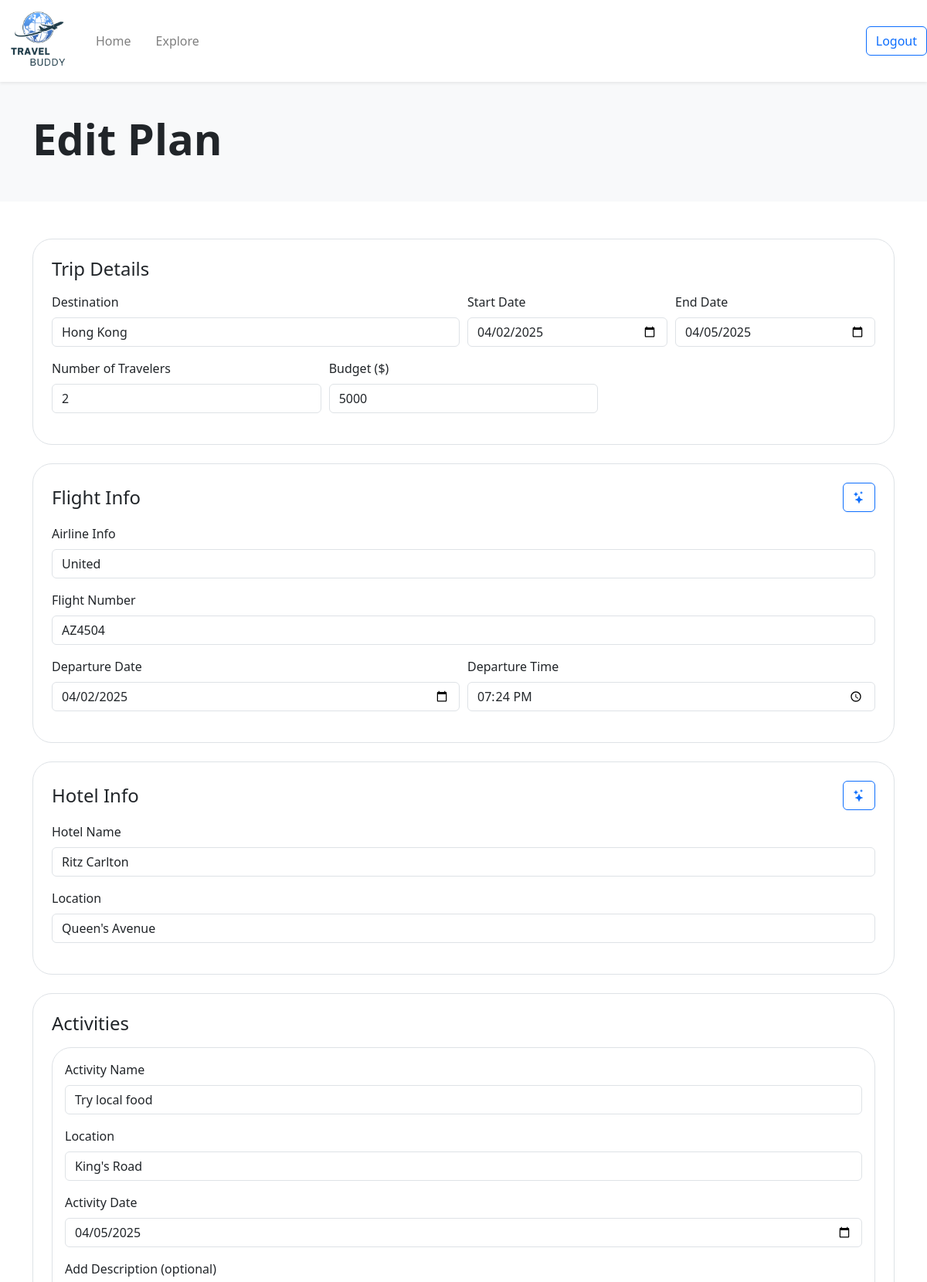
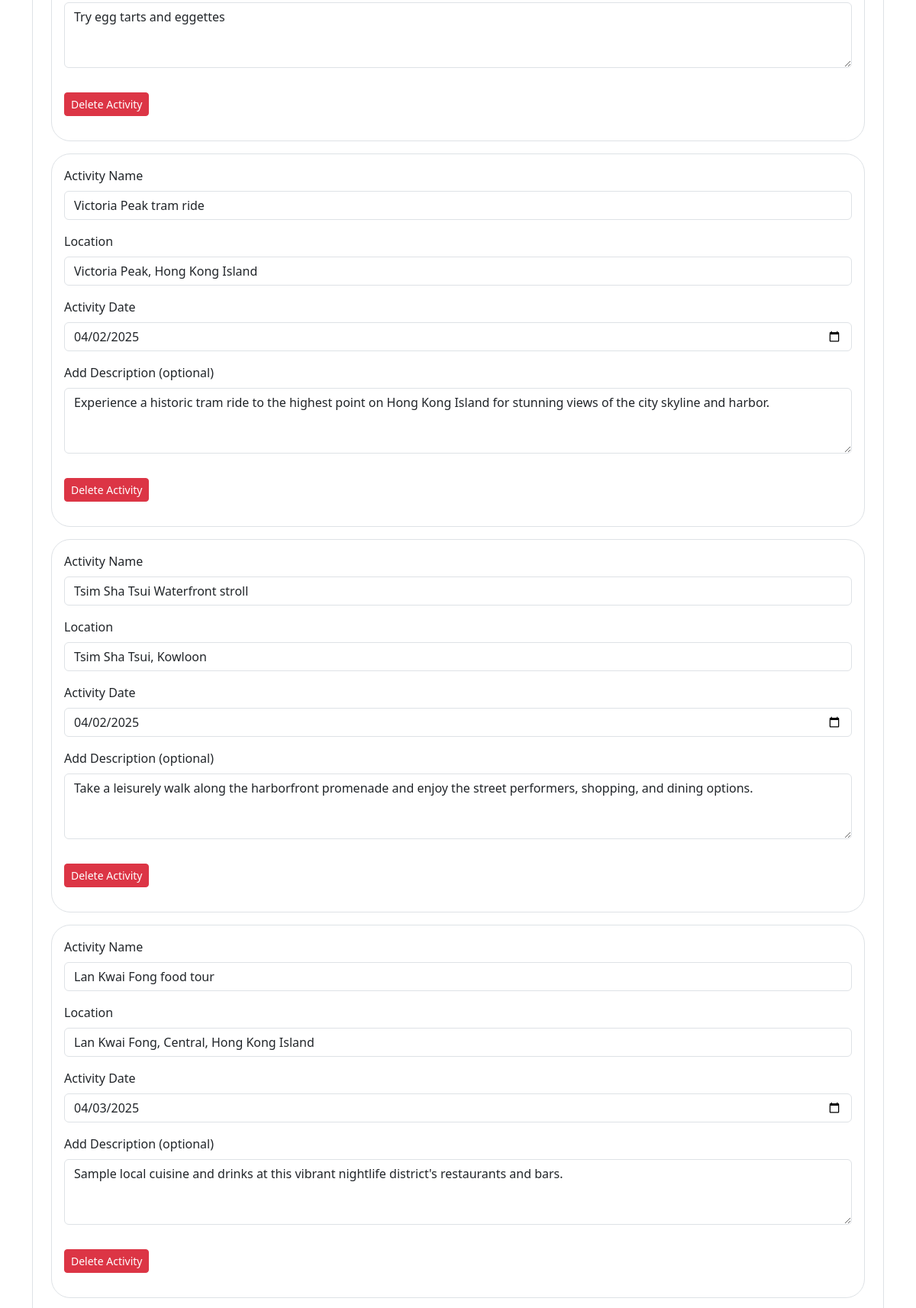
Page /edit-plan/1 (signed in, upper part) on the committed database (2 pictures, top to bottom).
### website/models.py (models this page shows)
class Trip(db.Model):
    __tablename__ = 'trip'
    id = db.Column(db.Integer, primary_key=True)
    destination = db.Column(db.String(200), nullable=False)
    start_date = db.Column(db.Date, nullable=False)
    end_date = db.Column(db.Date, nullable=False)
    travelers = db.Column(db.Integer)
    budget = db.Column(db.Integer)
    public = db.Column(db.Boolean, default=False)  # for sharing on explore page (False = private, True = public)
    starred = db.Column(db.Boolean, default=False)
    user_id = db.Column(db.Integer, db.ForeignKey('user.id'))           # each trip belongs to a user
    flights = db.relationship('Flight', backref='trip', cascade="all, delete-orphan")
    hotels = db.relationship('Hotel', backref='trip', cascade="all, delete-orphan")
    activities = db.relationship('Activity', backref='trip', cascade="all, delete-orphan")
    bookings = db.relationship('Booking', backref='trip', cascade="all, delete-orphan")

class Flight(db.Model):
   __tablename__ = 'flight'
   id = db.Column(db.Integer, primary_key=True)
   airline = db.Column(db.String(200))
   flight_number = db.Column(db.String(100), nullable=False)
   departure_date = db.Column(db.Date, nullable=False)
   departure_time = db.Column(db.Time, nullable=False)
   trip_id = db.Column(db.Integer, db.ForeignKey('trip.id', ondelete="CASCADE"))

class Hotel(db.Model):
    __tablename__ = 'hotel'
    id = db.Column(db.Integer, primary_key=True)
    hotel_name = db.Column(db.String(200), nullable=False)
    location = db.Column(db.String(200), nullable=False)
    trip_id = db.Column(db.Integer, db.ForeignKey('trip.id', ondelete="CASCADE"))

class Activity(db.Model):
    __tablename__ = 'activity'
    id = db.Column(db.Integer, primary_key=True)
    activity_name = db.Column(db.String(200), nullable=False)
    location = db.Column(db.String(200), nullable=False)
    date = db.Column(db.Date, nullable=False)
    description = db.Column(db.String(500))
    trip_id = db.Column(db.Integer, db.ForeignKey('trip.id', ondelete="CASCADE"))

### website/views.py (the view)
@views.route('/edit-plan/<int:trip_id>', methods=['GET'])
@login_required
def edit_plan(trip_id):
    trip = Trip.query.get_or_404(trip_id)
    flight = Flight.query.filter_by(trip_id=trip_id).first()
    hotel = Hotel.query.filter_by(trip_id=trip_id).first()
    activities = Activity.query.filter_by(trip_id=trip_id).all()
    if trip.user_id != current_user.id:
        abort(403)
    return render_template("edit-plan.html", user=current_user, trip=trip, flight=flight, hotel=hotel, activities=activities)

### website/__init__.py (called while the page is built)
def create_app():
    app = Flask(__name__)
    app.config['SECRET_KEY'] = 'asdfa asdfa'
    app.config['SQLALCHEMY_DATABASE_URI'] = f'sqlite:///{DB_NAME}'
    app.config['DATABASE'] = os.path.join(app.instance_path, DB_NAME)
    db.init_app(app)
    from .views import views
    from .auth import auth
    app.register_blueprint(views, url_prefix='/')
    app.register_blueprint(auth, url_prefix='/')
    from .models import User
    with app.app_context():
        if not path.exists(DB_NAME):
            db.create_all()
            print("Database created successfully")
    login_manager = LoginManager()
    login_manager.login_view = 'auth.login'
    login_manager.init_app(app)
    @login_manager.user_loader
    def load_user(id):
        return User.query.get(int(id))
    return app

### website/templates/edit-plan.html (shortened to what this page needs)
<!DOCTYPE html>
<html>
  <head>
    <link rel="stylesheet" href="https://stackpath.bootstrapcdn.com/bootstrap/4.4.1/css/bootstrap.min.css" />
    <link href="https://cdn.jsdelivr.net/npm/bootstrap-icons/font/bootstrap-icons.css" rel="stylesheet" />
    <link rel="stylesheet" href="https://stackpath.bootstrapcdn.com/font-awesome/4.7.0/css/font-awesome.min.css" />
    <link href="https://cdn.jsdelivr.net/npm/bootstrap@5.3.3/dist/css/bootstrap.min.css" rel="stylesheet" />
  </head>
  <body class="min-vh-100 d-flex flex-column">
    <nav class="navbar navbar-expand-lg navbar-light bg-white shadow-sm">
      <a class="navbar-brand">
        <img src="{{url_for('static', filename='images/logo.png')}}" class="d-inline-block align-top logo-nav" />
      </a>
      <div class="collapse navbar-collapse" id="navbar">
        <div class="navbar-nav">
          <a class="nav-item nav-link mr-3" id="home" href="/home">Home</a>
          <a class="nav-item nav-link" id="explore" href="/explore">Explore</a>
        </div>
        <br/>
        <div class="ml-auto">
          <a class="btn btn-outline-primary" id="logout" href="/" role="button">Logout</a>
        </div>
      </div>
    </nav>
    <section class="hero">
      <div class="container">
        <h1 class="display-4 font-weight-bold">Edit Plan</h1>
      </div>
    </section>
    <section>
      <form id="form-container" method="POST" action="{{ url_for('views.update_plan') }}" class="container my-5">
        <div class="card mb-4 p-4">
          <h4 class="mb-3">Trip Details</h4>
          <div class="form-row">
            <div class="form-group col-md-6">
              <label for="destination">Destination</label>
              <input type="text" class="form-control" name="destination" id="destination" value="{{trip.destination}}" />
            </div>
            <div class="form-group col-md-3">
              <label for="startDate">Start Date</label>
              <input type="date" class="form-control" name="startDate" id="startDate" value="{{trip.start_date}}" />
            </div>
            <div class="form-group col-md-3">
              <label for="endDate">End Date</label>
              <input type="date" class="form-control" name="endDate" id="endDate" value="{{trip.end_date}}" />
            </div>
          </div>
          <div class="form-row">
            <div class="form-group col-md-4">
              <label for="travelers">Number of Travelers</label>
              <input type="number" class="form-control" name="travelers" id="travelers" value="{{trip.travelers}}" min="1" />
            </div>
            <div class="form-group col-md-4">
              <label for="budget">Budget ($)</label>
              <input type="number" class="form-control" name="budget" id="budget" value="{{trip.budget}}" />
            </div>
          </div>
        </div>
        <div class="card mb-4 p-4">
          <div class="d-flex justify-content-between align-items-center mb-3">
            <h4 class="mb-0">Flight Info</h4>
            <button class="btn btn-outline-primary">
              <i class="bi bi-stars"></i>
            </button>
          </div>
          <div class="form-group">
            <label for="airline">Airline Info</label>
            <input type="text" class="form-control" name="airline" id="airline" value="{{flight.airline}}" />
          </div>
          <div class="form-group">
            <label for="flight_number">Flight Number</label>
            <input type="text" class="form-control" name="flight_number" id="flight_number" value="{{flight.flight_number}}" />
          </div>
          <div class="form-row">
            <div class="form-group col-md-6">
              <label for="depart_date">Departure Date</label>
              <input type="date" class="form-control" name="depart_date" id="depart_date" value="{{flight.departure_date}}" />
            </div>
            <div class="form-group col-md-6">
              <label for="depart_time">Departure Time</label>
              <input type="time" class="form-control" name="depart_time" id="depart_time" value="{{flight.departure_time}}" />
            </div>
          </div>
        </div>
        <div class="card mb-4 p-4">
          <div class="d-flex justify-content-between align-items-center mb-3">
            <h4 class="mb-0">Hotel Info</h4>
            <button class="btn btn-outline-primary">
              <i class="bi bi-stars"></i>
            </button>
          </div>
          <div class="form-group">
            <label for="hotel_name">Hotel Name</label>
            <input type="text" class="form-control" name="hotel_name" id="hotel_name" value="{{hotel.hotel_name}}" />
          </div>
          <div class="form-group">
            <label for="hotel_location">Location</label>
            <input type="text" class="form-control" name="hotel_location" id="hotel_location" value="{{hotel.location}}" />
          </div>
        </div>
        <div class="card mb-4 p-4">
          <div class="d-flex justify-content-between align-items-center mb-3">
            <h4 class="mb-0">Activities</h4>
          </div>
          <div id="activity-container">
            {% for activity in activities %}
            <div class="card mb-3 p-3 activity-section" data-id="{{ activity.id }}">
              <div class="form-group">
                <label>Activity Name</label>
                <input type="text" class="form-control" name="activity_name[]" value="{{activity.activity_name}}" />
              </div>
              <div class="form-group">
                <label>Location</label>
                <input type="text" class="form-control" name="activity_location[]" value="{{activity.location}}" />
              </div>
              <div class="form-group">
                <label>Activity Date</label>
                <input type="date" class="form-control" name="activity_date[]" value="{{activity.date}}" />
              </div>
              <div class="form-group">
                <label>Add Description (optional)</label>
                <textarea class="form-control" name="activity_description[]" rows="3">{{activity.description}}</textarea>
              </div>
              <div class="d-flex justify-content-start mt-3 mb-3">
                <button type="button" class="btn btn-danger btn-sm delete-activity-btn" data-bs-toggle="modal" data-bs-target="#confirmDeleteModal-{{ activity.id }}" onclick="event.stopPropagation();">Delete Activity</button>
              </div>
            </div>
            {% endfor %}
          </div>
        </div>
      </form>
    </section>
  </body>
</html>

### website/templates/edit-plan.html (style rules this page uses)
.hero { background: #f8f9fa; padding: 40px 0; text-align: left; }
.logo-nav { width: 100px; height: 80px; object-fit: contain; }
.card { border-radius: 25px; border: 1px solid #dee2e6; }

### rows in the picture
Trip: destination "Hong Kong", startDate "04/02/2025", endDate "04/05/2025", travelers "2", budget "5000"
Flight: airline "United", flight_number "AZ4504", depart_date "04/02/2025", depart_time "19:24:00"
Hotel: hotel_name "Ritz Carlton", hotel_location "Queen's Avenue"
Activity: activity_name "Try local food", location "King's Road", date "04/05/2025", description "Try egg tarts and eggettes"
Activity: activity_name "Victoria Peak tram ride", location "Victoria Peak, Hong Kong Island", date "04/02/2025", description "Experience a historic tram ride to the highest point on Hong Kong Island for stunning views of the city skyline and harbor."
Activity: activity_name "Tsim Sha Tsui Waterfront stroll", location "Tsim Sha Tsui, Kowloon", date "04/02/2025", description "Take a leisurely walk along the harborfront promenade and enjoy the street performers, shopping, and dining options."
Activity: activity_name "Lan Kwai Fong food tour", location "Lan Kwai Fong, Central, Hong Kong Island", date "04/03/2025", description "Sample local cuisine and drinks at this vibrant nightlife district's restaurants and bars."
